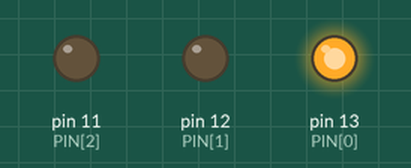
Recording of a sketch running on a simulated Arduino Uno, built with avr-gcc and run on an emulated ATmega328P. On the bench: output pins drawn as LEDs (lit = HIGH).

Above: at 0.5 s.
At 2.5 s:
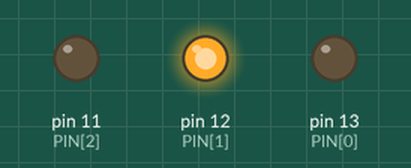
At 4.5 s:
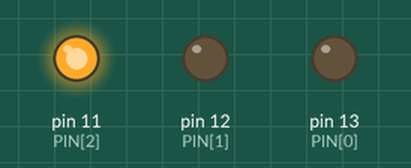
At 5.5 s:
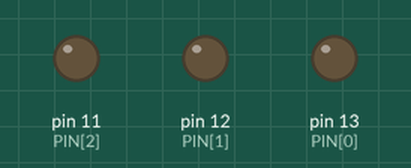
Timing chart, 0 to 7.8 s (numbered marks = the images above):
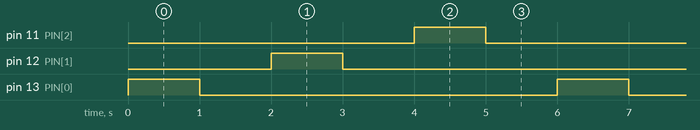

The sketch:

3_led_array.ino
```cpp
int PIN[] = {13, 12, 11};  // This is an array of 3 pins

void setup() {
  for (int i = 0; i < 3; i++) {
    pinMode(PIN[i], OUTPUT);
  }
}

void loop() {
  for (int i = 0; i < 3; i++) {
    digitalWrite(PIN[i], HIGH);
    delay(1000);
    digitalWrite(PIN[i], LOW);
    delay(1000);
  }
}
```

Measured:
- by itself, pin 11 (PIN[2]), pin 12 (PIN[1]), pin 13 (PIN[0]): alternates HIGH for 1.0 s and LOW for 5.0 s
- by itself, everything shown: repeats every 6.0 s, in 6 steps
